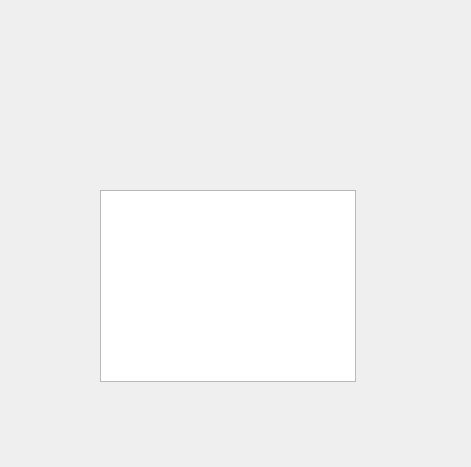
<?xml version="1.0" encoding="UTF-8"?>
<ui version="4.0">
 <class>MedicalcasesWd</class>
 <widget class="QWidget" name="MedicalcasesWd">
  <property name="geometry">
   <rect>
    <x>0</x>
    <y>0</y>
    <width>471</width>
    <height>467</height>
   </rect>
  </property>
  <property name="windowTitle">
   <string>Form</string>
  </property>
  <widget class="QTextBrowser" name="textBrowser">
   <property name="geometry">
    <rect>
     <x>100</x>
     <y>190</y>
     <width>256</width>
     <height>192</height>
    </rect>
   </property>
  </widget>
 </widget>
 <resources/>
 <connections/>
</ui>
